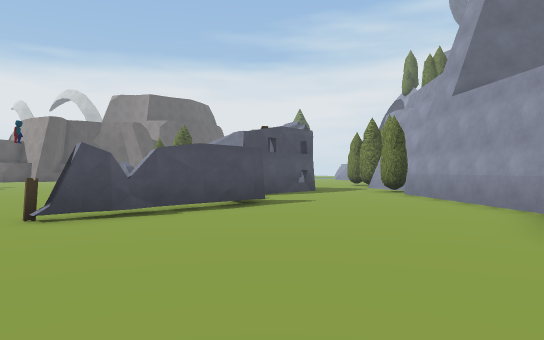
View 1 (above)

24 first-person views from a walk through a 3-D level made in the Unity game engine. The camera is 1.4 m above the floor, looks level and sees 70° across. The floor is counted in squares, 2 m on a side. Each view is taken from the middle of a square. On the plan, view 1 faces up. The plan holds only what a view shows up to about 11 squares ahead; the rest is blank. The place goes on beyond the plan. Some surface patterns are stand-ins.

View 2
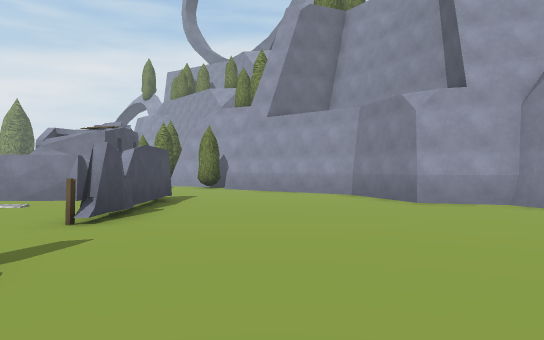

View 3
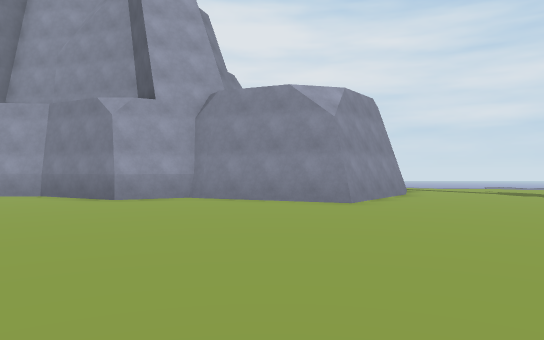

View 4
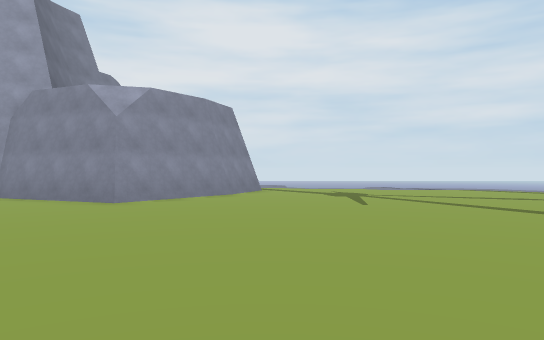

View 5
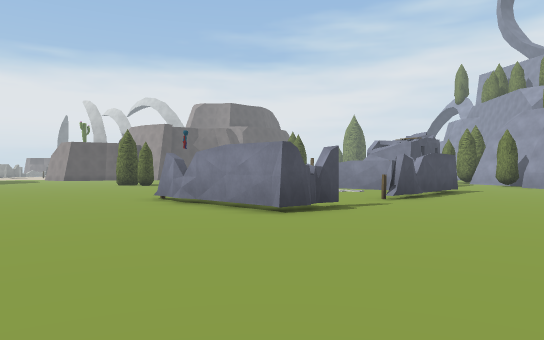

View 6
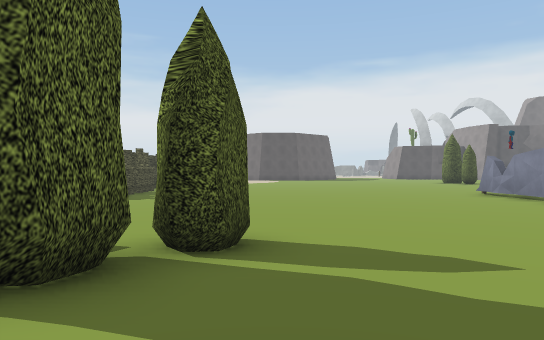

View 7
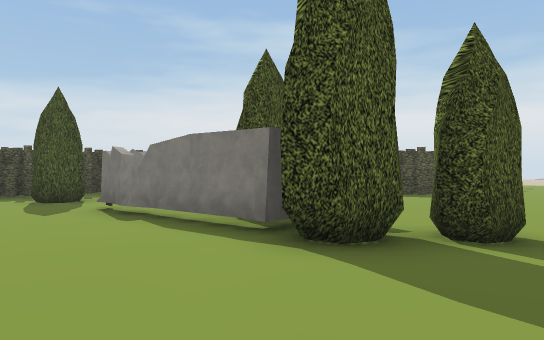

View 8
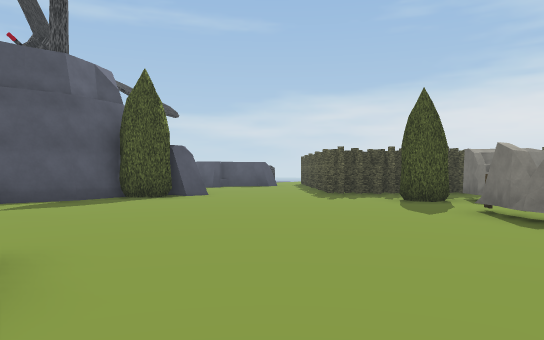

View 9
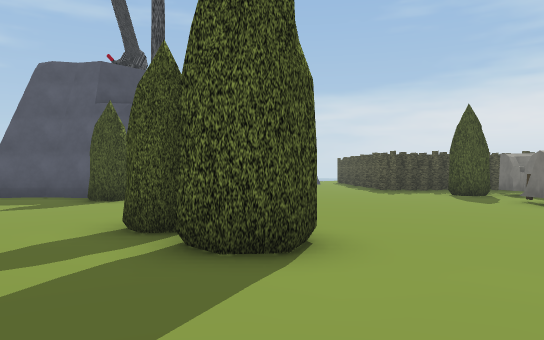

View 10
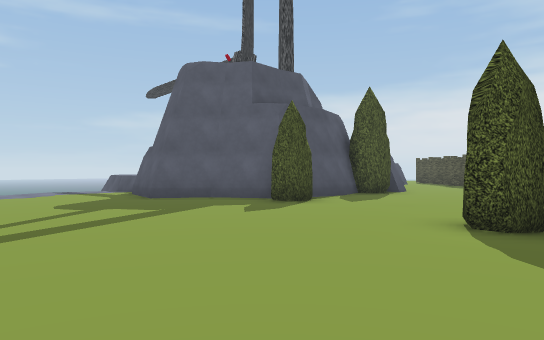

View 11
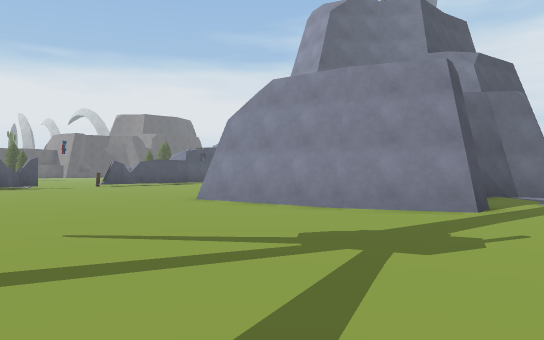

View 12
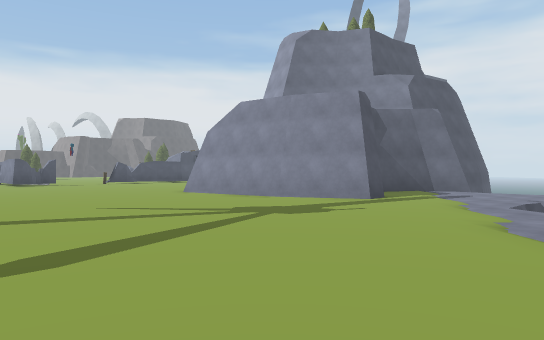

View 13
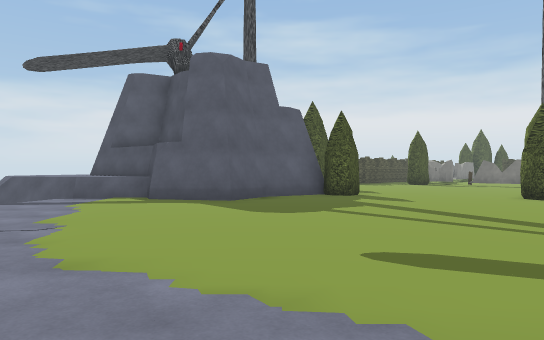

View 14
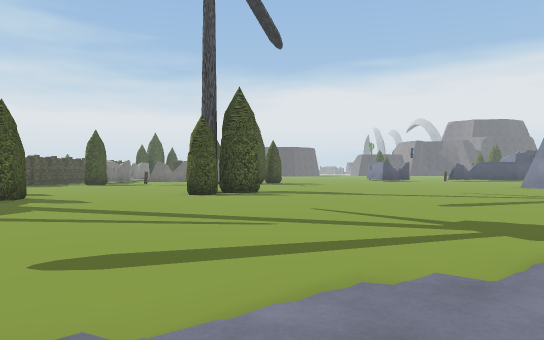

View 15
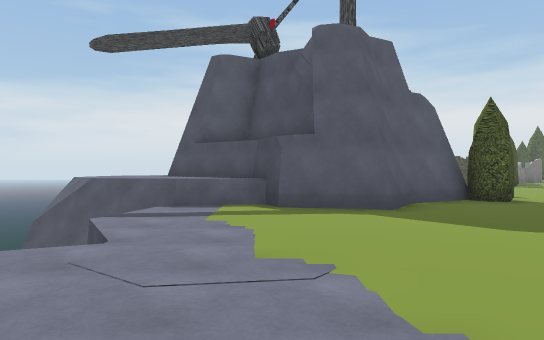

View 16
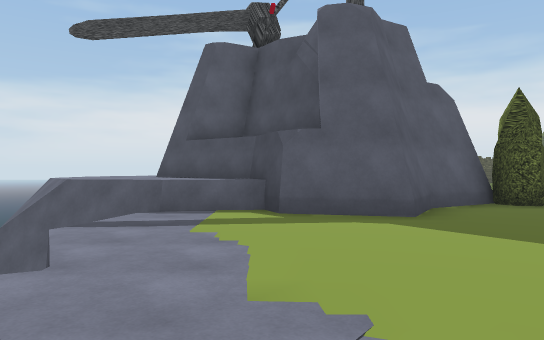

View 17
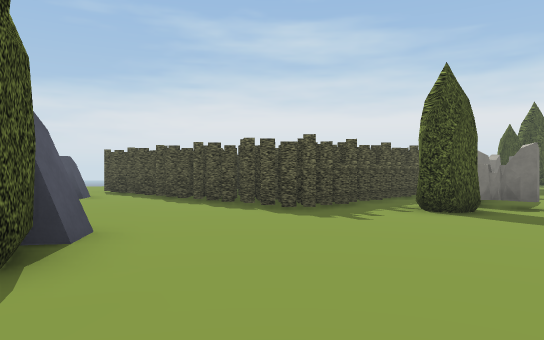

View 18
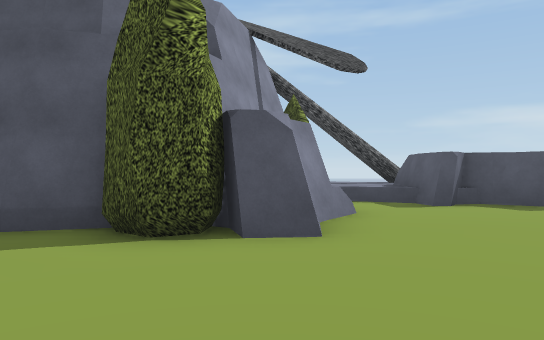

View 19
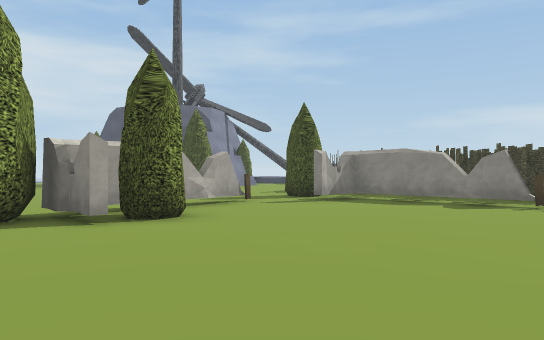

View 20
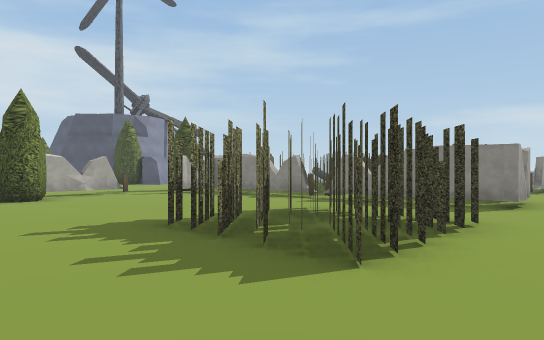

View 21
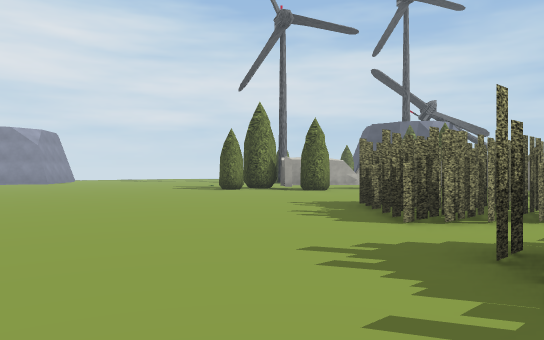

View 22
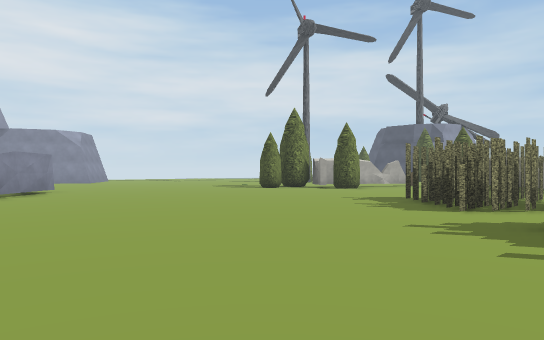

View 23
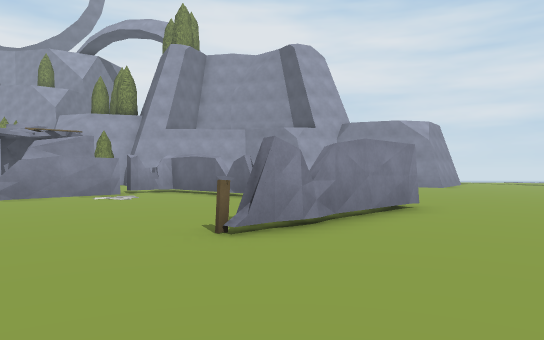

View 24
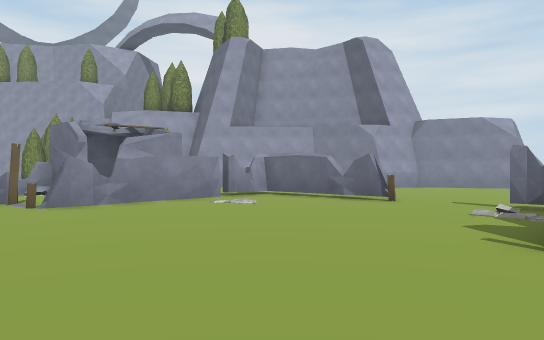

### Floor plan
Points are (right, up) in squares from view 1. A wall is a line through its corners. A room is listed if a view was taken in it or the views show most of it. See-through windows are left out.
Room 1 (views 1, 2, 3, 4, 5, 6, 7, 8, 9, 10, 11, 12, 13, 14, 15, 16, 17, 18, 19, 20, 21, 22, 23, 24)
walls: (-9.2, -6.5) (-8.7, -6.8); (-10.1, -8.9) (-10.4, -9.3); (-10.1, -8.8) (-10.5, -9.5) (-10.9, -9.8); (-9.4, -6.4) (-8.8, -6.7) (-8.5, -7) (-11.1, -10.1); (-9.7, -6) (-8.5, -7); (-11.2, -9.9) (-8.8, -7.1); (-12.9, -10.1) (-14.2, -11.5); (-6.5, -17.3) (-5.7, -17.4); (-5, -17.5) (-4, -19.2) (-2.7, -19.9) (-3.2, -21.8) (-4.7, -22.5) (-6.3, -24.7); (-13.5, -10.6) (-13.7, -11); (-13.5, -10.7) (-13.8, -11.1); (-13.5, -10.7) (-13.7, -11.1); (-14, -10.8) (-13.3, -10.3); (-14, -11.1) (-13.1, -10.1); (-8.3, -17.7) (-7.3, -17.4); (5.2, -3.6) (2.4, -1.6) (3.8, 1.8); (-5.3, 2.7) (-5.8, 2.4) (-8.6, 5.2); (-11.3, -19.1) (-10.5, -17.9) (-10.4, -17.2) (-9.7, -17) (-9.4, -17.8); (-17.2, -8.3) (-14.1, -11); (-4.8, 3.3) (-5.3, 3.1) (-5.5, 2.7); (-4.7, 3.5) (-5.8, 2.3); (-18, -7.5) (-17.3, -8.2); (-7.6, 4.1) (-8.3, 4.6); (-7.5, 4.2) (-8.2, 4.7) (-8.5, 5); (-18.5, -7) (-18.1, -7.2); (3.8, 1.7) (4, 1.9) (3.1, 3.7) (4.4, 6.2) (3.9, 11.1); (7.9, -3.9) (7.4, -4.5) (5.4, -3.8); (-18.7, -6.8) (-18.1, -7.2); (-3.4, 5.2) (-0.9, 7.9); (-19.2, -6.4) (-18.2, -7.3); (-8.3, 5.1) (-8.8, 5.6); (-15.3, -19.6) (-15.2, -20.1) (-13.9, -20.9) (-13.4, -20.3) (-13.1, -20.4) (-13, -21.3) (-13.1, -22.8); (-2.9, 5.7) (-3.3, 5.2); (-14.9, -20.3) (-14.6, -20.7); (-2.4, 5.9) (-2.8, 5.6); (-15.9, -19.9) (-15.3, -19.8); (-1.9, 6.5) (-2.2, 6); (-1.9, 6.5) (-2.3, 5.7); (10.6, -0.5) (9.3, -1.1); (-0.3, 8.2) (-3, 5.3); (-1, 8.7) (-1.5, 9.2)
low walls: (-10.7, -9.2) (-10.3, -8.9); (-5.3, 3.1) (-4.8, 3.6); (-3.8, -22.1) (-3.7, -23.8) (-4.3, -26.3); (-13.1, -20.8) (-12.5, -21.1); (-14.1, -20.7) (-13.5, -20.6); (-16, -19.7) (-15.3, -19.6); (-2.5, 6.2) (-2.1, 6.5)
objects: other object (-19, 0); other object (-18, -4) to (-18, -3); other object (-17, -5) to (-17, -4); other object (-17, -2) to (-16, -1); other object (-16, -4) to (-15, -3); tree (-13, -12); tree (-11, -21); tree (-10, -7); tree (-9, -17); tree (-8, -7) to (-8, -6); tree (-8, -5); tree (-5, -17); tree (-4, -13) to (-3, -12); tree (-4, -11) to (-3, -11); other object (-4, 10) to (0, 11)

Where each view was taken, in squares from view 1:
view 1: 0 up, 0 right, facing up
view 2: 0 up, 5 left, facing up-right
view 3: 0 up, 6 left, facing right
view 4: 5 down, 6 left, facing right
view 5: 4 down, 6 left, facing up
view 6: 7 down, 5 left, facing up-left
view 7: 7 down, 4 left, facing left
view 8: 8 down, 4 left, facing down-left
view 9: 8 down, 1 left, facing down-left
view 10: 11 down, 2 right, facing down-left
view 11: 11 down, 4 right, facing up
view 12: 14 down, 5 right, facing up
view 13: 19 down, 6 right, facing left
view 14: 19 down, 6 right, facing up-left
view 15: 22 down, 4 right, facing left
view 16: 22 down, 3 right, facing left
view 17: 15 down, 6 left, facing left
view 18: 13 down, 10 left, facing down
view 19: 1 down, 12 left, facing down
view 20: 2 up, 16 left, facing down
view 21: 4 up, 19 left, facing down-right
view 22: 6 up, 19 left, facing down-right
view 23: 5 up, 13 left, facing right
view 24: 8 up, 12 left, facing right
